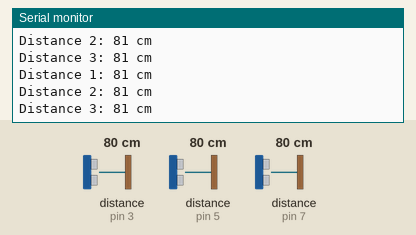
Recording of a sketch running on a simulated Arduino Mega 2560, built with avr-gcc and run on an emulated ATmega2560. Parts: the last lines printed to the serial monitor. The test bench sets the inputs (shaded band); at power-on: distance to the obstacle (sensors on pin 3, pin 5, pin 7) 80 cm. The echo pulse lasts 58.3 µs per cm.

Above: at 1.2 s.
1.3 s: distance to the obstacle (sensor on pin 3) set to 2 cm
At 1.8 s:
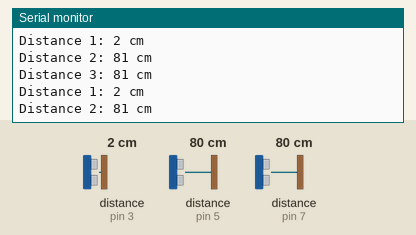
4.3 s: distance to the obstacle (sensor on pin 5) set to 2 cm
At 5.3 s:
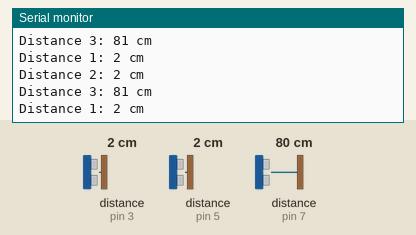
7.3 s: distance to the obstacle (sensor on pin 7) set to 2 cm
At 7.8 s:
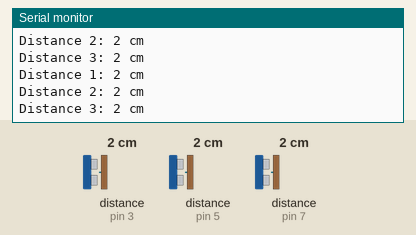
10.3 s: distance to the obstacle (sensor on pin 3) set to 18 cm
At 11.1 s:
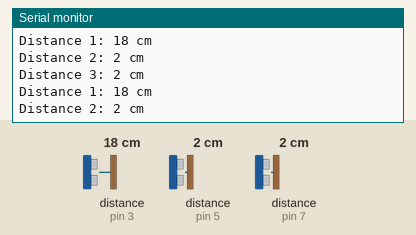
13.3 s: distance to the obstacle (sensor on pin 5) set to 18 cm
At 13.8 s:
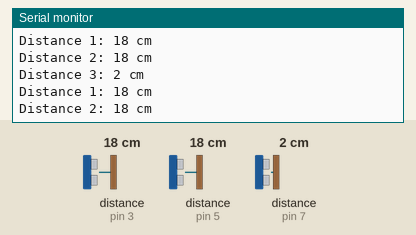
16.3 s: distance to the obstacle (sensor on pin 3) set to 4 cm
At 17.4 s:
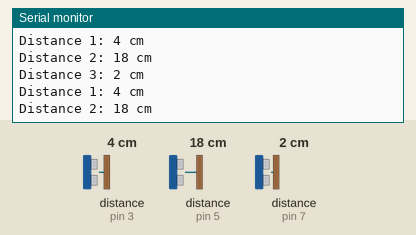
Timing chart, 0 to 19.3 s (numbered marks = the images above; inputs shaded):
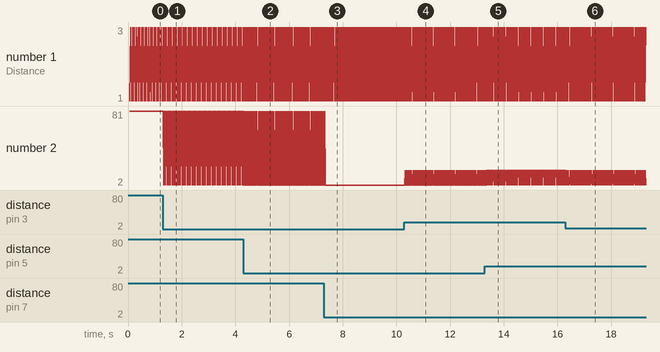

The sketch:

underwater_ultrasound_distance_mega2560.ino
```cpp
// Updated program for connecting three underwater ultrasound sensors to Arduino Mega 2560 Pro
// Each sensor uses a dedicated UART (Serial1, Serial2, Serial3)

#include <NewPing.h>

// Sensor pins
#define TRIGGER_PIN1 2
#define ECHO_PIN1 3
#define TRIGGER_PIN2 4
#define ECHO_PIN2 5
#define TRIGGER_PIN3 6
#define ECHO_PIN3 7

// Max distance (in cm) for each sensor
#define MAX_DISTANCE 200

// Create NewPing instances for each sensor
NewPing sonar1(TRIGGER_PIN1, ECHO_PIN1, MAX_DISTANCE);
NewPing sonar2(TRIGGER_PIN2, ECHO_PIN2, MAX_DISTANCE);
NewPing sonar3(TRIGGER_PIN3, ECHO_PIN3, MAX_DISTANCE);

void setup() {
  Serial.begin(9600); // Start serial communication
}

void loop() {
  delay(50); // Wait 50ms between measurements
  int distance1 = sonar1.ping_cm(); // Get distance from sensor 1
  int distance2 = sonar2.ping_cm(); // Get distance from sensor 2
  int distance3 = sonar3.ping_cm(); // Get distance from sensor 3

  // Print distances to Serial Monitor
  Serial.print("Distance 1: "); Serial.print(distance1); Serial.println(" cm");
  Serial.print("Distance 2: "); Serial.print(distance2); Serial.println(" cm");
  Serial.print("Distance 3: "); Serial.print(distance3); Serial.println(" cm");
}
```

Measured:
- after the input at 1.3 s, the serial monitor: prints a new line at once (image 1)
- after the input at 4.3 s, the serial monitor: prints a new line at once (image 2)
- after the input at 7.3 s, the serial monitor: prints a new line after 0.09 s (image 3)
- after the input at 10.3 s, the serial monitor: prints a new line at once (image 4)
- after the input at 13.3 s, the serial monitor: prints a new line after 0.08 s (image 5)
- after the input at 16.3 s, the serial monitor: prints a new line at once (image 6)
- plotted number 2: 18 → 4 after the input at 16.3 s
